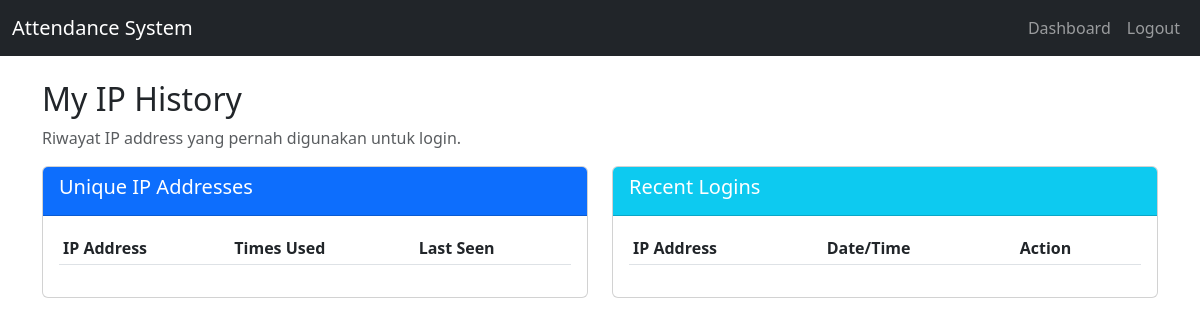
Before: /ip/my-ips (signed in) with the older database file.
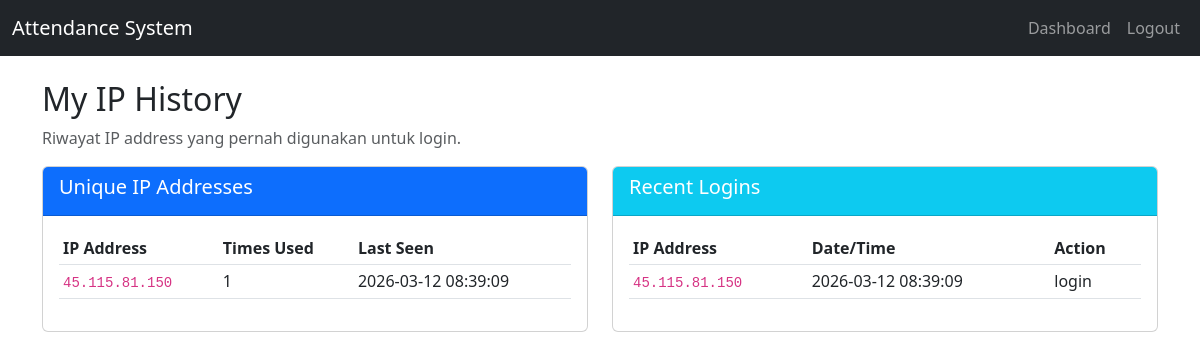
After: the same page with the newer database file.
### tables this page shows
CREATE TABLE ip_logs (
                    id INTEGER PRIMARY KEY AUTOINCREMENT,
                    user_id INTEGER NOT NULL,
                    ip_address TEXT NOT NULL,
                    user_agent TEXT,
                    action TEXT DEFAULT 'login',
                    created_at DATETIME DEFAULT CURRENT_TIMESTAMP,
                    FOREIGN KEY(user_id) REFERENCES users(id)
                );

### ip_manager/ip_routes.py (the view)
@ip_bp.route('/my-ips')
@login_required
def my_ips():
    user_id = session['user_id']
    ips = IPModel.get_user_ips(user_id, limit=100)
    unique_ips = IPModel.get_unique_ips_for_user(user_id)
    return render_template('my_ips.html', ips=ips, unique_ips=unique_ips)

### app.py (called while the page is built)
@app.teardown_appcontext
def close_connection(exception):
    db = getattr(g, '_database', None)
    if db is not None:
        db.close()

### ip_manager/ip_model.py (called while the page is built)
def get_db():
    if DATABASE_URL and DATABASE_URL.startswith('postgres'):
        if not hasattr(g, '_database'):
            g._database = psycopg2.connect(DATABASE_URL, cursor_factory=RealDictCursor)
        return g._database
    else:
        db = getattr(g, '_database', None)
        if db is None:
            db = g._database = sqlite3.connect('attendance.db')
            db.row_factory = sqlite3.Row
        return db

def query_db(query, args=(), one=False):
    conn = get_db()
    if DATABASE_URL and DATABASE_URL.startswith('postgres'):
        cur = conn.cursor()
        cur.execute(query.replace('?', '%s'), args)
        rv = cur.fetchall()
        cur.close()
        return (rv[0] if rv else None) if one else rv
    else:
        cur = conn.execute(query, args)
        rv = cur.fetchall()
        cur.close()
        return (rv[0] if rv else None) if one else rv

### templates/my_ips.html (shortened to what this page needs)
<!DOCTYPE html>
<html lang="en">
<head>
    <link href="https://cdn.jsdelivr.net/npm/bootstrap@5.3.0/dist/css/bootstrap.min.css" rel="stylesheet">
    <link rel="stylesheet" href="{{ url_for('static', filename='style.css') }}">
</head>
<body>
    <nav class="navbar navbar-expand-lg navbar-dark bg-dark">
        <div class="container-fluid">
            <a class="navbar-brand" href="#">Attendance System</a>
            <div class="collapse navbar-collapse">
                <ul class="navbar-nav ms-auto">
                    <li class="nav-item"><a class="nav-link" href="{{ url_for('main.dashboard') }}">Dashboard</a></li>
                    <li class="nav-item"><a class="nav-link" href="{{ url_for('logout') }}">Logout</a></li>
                </ul>
            </div>
        </div>
    </nav>
    <div class="container mt-4">
        <h2>My IP History</h2>
        <p class="text-muted">Riwayat IP address yang pernah digunakan untuk login.</p>
        <div class="row">
            <div class="col-md-6">
                <div class="card mb-4">
                    <div class="card-header bg-primary text-white">
                        <h5>Unique IP Addresses</h5>
                    </div>
                    <div class="card-body">
                        <table class="table table-sm">
                            <thead>
                                <tr>
                                    <th>IP Address</th>
                                    <th>Times Used</th>
                                    <th>Last Seen</th>
                                </tr>
                            </thead>
                            <tbody>
                                {% for ip in unique_ips %}
                                <tr>
                                    <td><code>{{ ip.ip_address }}</code></td>
                                    <td>{{ ip.count }}</td>
                                    <td>{{ ip.last_seen }}</td>
                                </tr>
                                {% endfor %}
                            </tbody>
                        </table>
                    </div>
                </div>
            </div>
            <div class="col-md-6">
                <div class="card mb-4">
                    <div class="card-header bg-info text-white">
                        <h5>Recent Logins</h5>
                    </div>
                    <div class="card-body">
                        <table class="table table-sm">
                            <thead>
                                <tr>
                                    <th>IP Address</th>
                                    <th>Date/Time</th>
                                    <th>Action</th>
                                </tr>
                            </thead>
                            <tbody>
                                {% for ip in ips %}
                                <tr>
                                    <td><code>{{ ip.ip_address }}</code></td>
                                    <td>{{ ip.created_at }}</td>
                                    <td>{{ ip.action }}</td>
                                </tr>
                                {% endfor %}
                            </tbody>
                        </table>
                    </div>
                </div>
            </div>
        </div>
    </div>
</body>
</html>

Changed rows visible on the page:
added ip_logs: ip_address "45.115.81.150", created_at "2026-03-12 08:39:09", action "login"
Other visible differences:
new list line: "45.115.81.150 1 2026-03-12 08:39:09"
